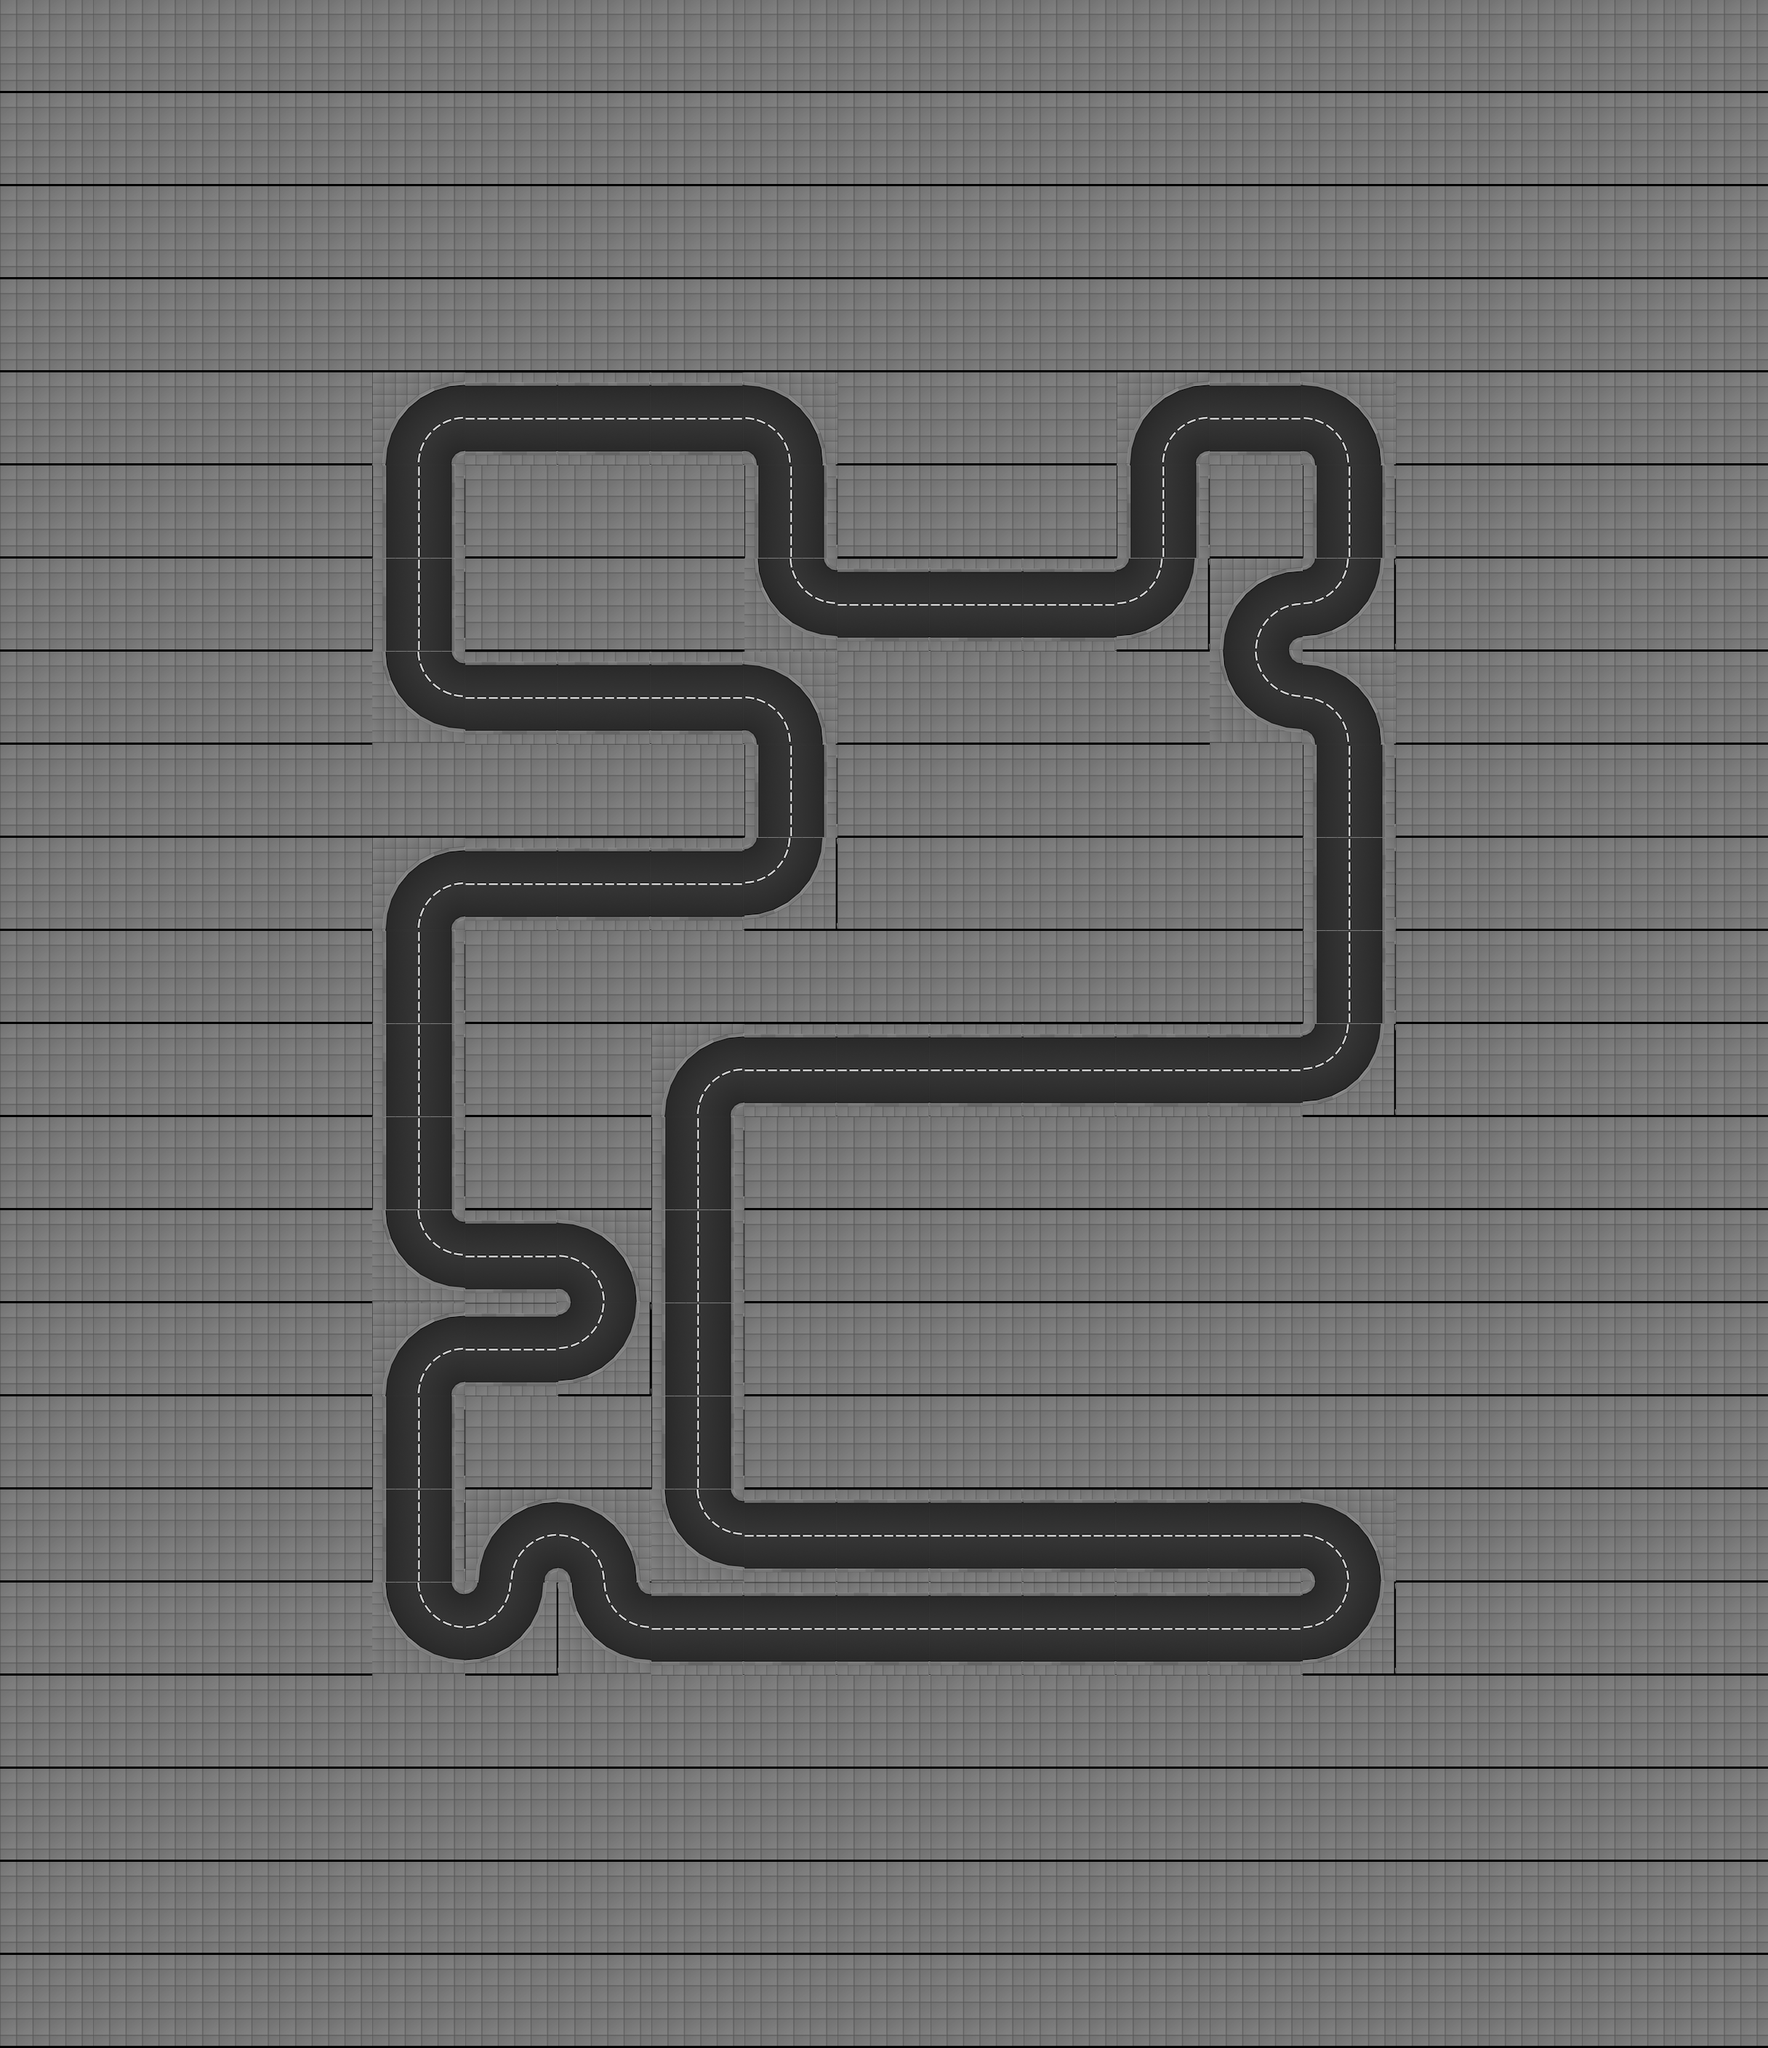

A level layout from a 2D game, rendered from its tile map. Below: a short description, then the map file with tile-grid data replaced by summaries:
An orthogonal 19x22 tile map with 128x128 px tiles, 1 tile layer (track), 2 tilesets and 471 objects (53x appartment_roof_01, 23x appartment_ground_floor_02, 17x office_07_ground_floor, 17x office_07_floor, 17x office_05_ground_floor, ...).

<map height="22" infinite="0" nextlayerid="1" nextobjectid="1" orientation="orthogonal" renderorder="right-down" tiledversion="1.2.2" tileheight="128" tilewidth="128" version="1.2" width="19"><tileset firstgid="1" source="../../gbResources/set_tiles.tsx" /><tileset firstgid="134" source="../../gbResources/set_objects.tsx" /><layer height="22" id="1" name="track" width="19"><data>[418 cells, 418 non-empty, 7 distinct tile ids]</data></layer><objectgroup id="1" name="walls"><object id="1" x="512" y="640"><polyline points="16,0 32,-64 64,-96 128,-112" /></object><object id="2" x="512" y="640"><polyline points="112,0 114,-8 120,-14 128,-16" /></object><object id="3" x="512" y="704.0"><polyline points="16,-64 16,64" /></object><object id="4" x="512" y="704.0"><polyline points="112,-64 112,64" /></object><object id="5" x="512" y="832.0"><polyline points="16,-64 16,64" /></object><object id="6" x="512" y="832.0"><polyline points="112,-64 112,64" /></object><object id="7" x="512" y="1024"><polyline points="16,-128 32,-64 64,-32 128,-16" /></object><object id="8" x="512" y="1024"><polyline points="112,-128 114,-120 120,-114 128,-112" /></object><object id="9" x="512" y="1280"><polyline points="16,0 32,-64 64,-96 128,-112" /></object><object id="10" x="512" y="1280"><polyline points="112,0 114,-8 120,-14 128,-16" /></object><object id="11" x="512" y="1344.0"><polyline points="16,-64 16,64" /></object><object id="12" x="512" y="1344.0"><polyline points="112,-64 112,64" /></object><object id="13" x="512" y="1472.0"><polyline points="16,-64 16,64" /></object><object id="14" x="512" y="1472.0"><polyline points="112,-64 112,64" /></object><object id="15" x="512" y="1600.0"><polyline points="16,-64 16,64" /></object><object id="16" x="512" y="1600.0"><polyline points="112,-64 112,64" /></object><object id="17" x="512" y="1792"><polyline points="16,-128 32,-64 64,-32 128,-16" /></object><object id="18" x="512" y="1792"><polyline points="112,-128 114,-120 120,-114 128,-112" /></object><object id="19" x="512" y="1920"><polyline points="16,0 32,-64 64,-96 128,-112" /></object><object id="20" x="512" y="1920"><polyline points="112,0 114,-8 120,-14 128,-16" /></object><object id="21" x="512" y="1984.0"><polyline points="16,-64 16,64" /></object><object id="22" x="512" y="1984.0"><polyline points="112,-64 112,64" /></object><object id="23" x="512" y="2112.0"><polyline points="16,-64 16,64" /></object><object id="24" x="512" y="2112.0"><polyline points="112,-64 112,64" /></object><object id="25" x="512" y="2304"><polyline points="16,-128 32,-64 64,-32 128,-16" /></object><object id="26" x="512" y="2304"><polyline points="112,-128 114,-120 120,-114 128,-112" /></object><object id="27" x="640" y="592.0"><polyline points="0,-64 128,-64" /></object><object id="28" x="640" y="560.0"><polyline points="0,64 128,64" /></object><object id="29" x="640" y="976.0"><polyline points="0,-64 128,-64" /></object><object id="30" x="640" y="944.0"><polyline points="0,64 128,64" /></object><object id="31" x="640" y="1232.0"><polyline points="0,-64 128,-64" /></object><object id="32" x="640" y="1200.0"><polyline points="0,64 128,64" /></object><object id="33" x="640" y="1744.0"><polyline points="0,-64 128,-64" /></object><object id="34" x="640" y="1712.0"><polyline points="0,64 128,64" /></object><object id="35" x="640" y="1872.0"><polyline points="0,-64 128,-64" /></object><object id="36" x="640" y="1840.0"><polyline points="0,64 128,64" /></object><object id="37" x="640" y="2176"><polyline points="16,0 32,-64 64,-96 128,-112" /></object><object id="38" x="640" y="2176"><polyline points="112,0 114,-8 120,-14 128,-16" /></object><object id="39" x="640" y="2304"><polyline points="112,-128 96,-64 64,-32 0,-16" /></object><object id="40" x="640" y="2304"><polyline points="16,-128 14,-120 8,-114 0,-112" /></object><object id="41" x="768" y="592.0"><polyline points="0,-64 128,-64" /></object><object id="42" x="768" y="560.0"><polyline points="0,64 128,64" /></object><object id="43" x="768" y="976.0"><polyline points="0,-64 128,-64" /></object><object id="44" x="768" y="944.0"><polyline points="0,64 128,64" /></object><object id="45" x="768" y="1232.0"><polyline points="0,-64 128,-64" /></object><object id="46" x="768" y="1200.0"><polyline points="0,64 128,64" /></object><object id="47" x="768" y="1792"><polyline points="0,-112 64,-96 96,-64 112,0" /></object><object id="48" x="768" y="1792"><polyline points="0,-16 8,-14 14,-8 16,0" /></object><object id="49" x="768" y="1920"><polyline points="112,-128 96,-64 64,-32 0,-16" /></object><object id="50" x="768" y="1920"><polyline points="16,-128 14,-120 8,-114 0,-112" /></object><object id="51" x="768" y="2176"><polyline points="0,-112 64,-96 96,-64 112,0" /></object><object id="52" x="768" y="2176"><polyline points="0,-16 8,-14 14,-8 16,0" /></object><object id="53" x="768" y="2304"><polyline points="16,-128 32,-64 64,-32 128,-16" /></object><object id="54" x="768" y="2304"><polyline points="112,-128 114,-120 120,-114 128,-112" /></object><object id="55" x="896" y="592.0"><polyline points="0,-64 128,-64" /></object><object id="56" x="896" y="560.0"><polyline points="0,64 128,64" /></object><object id="57" x="896" y="976.0"><polyline points="0,-64 128,-64" /></object><object id="58" x="896" y="944.0"><polyline points="0,64 128,64" /></object><object id="59" x="896" y="1232.0"><polyline points="0,-64 128,-64" /></object><object id="60" x="896" y="1200.0"><polyline points="0,64 128,64" /></object><object id="61" x="896" y="1536"><polyline points="16,0 32,-64 64,-96 128,-112" /></object><object id="62" x="896" y="1536"><polyline points="112,0 114,-8 120,-14 128,-16" /></object><object id="63" x="896" y="1600.0"><polyline points="16,-64 16,64" /></object><object id="64" x="896" y="1600.0"><polyline points="112,-64 112,64" /></object><object id="65" x="896" y="1728.0"><polyline points="16,-64 16,64" /></object><object id="66" x="896" y="1728.0"><polyline points="112,-64 112,64" /></object><object id="67" x="896" y="1856.0"><polyline points="16,-64 16,64" /></object><object id="68" x="896" y="1856.0"><polyline points="112,-64 112,64" /></object><object id="69" x="896" y="1984.0"><polyline points="16,-64 16,64" /></object><object id="70" x="896" y="1984.0"><polyline points="112,-64 112,64" /></object><object id="71" x="896" y="2176"><polyline points="16,-128 32,-64 64,-32 128,-16" /></object><object id="72" x="896" y="2176"><polyline points="112,-128 114,-120 120,-114 128,-112" /></object><object id="73" x="896" y="2256.0"><polyline points="0,-64 128,-64" /></object><object id="74" x="896" y="2224.0"><polyline points="0,64 128,64" /></object><object id="75" x="1024" y="640"><polyline points="0,-112 64,-96 96,-64 112,0" /></object><object id="76" x="1024" y="640"><polyline points="0,-16 8,-14 14,-8 16,0" /></object><object id="77" x="1024" y="704.0"><polyline points="16,-64 16,64" /></object><object id="78" x="1024" y="704.0"><polyline points="112,-64 112,64" /></object><object id="79" x="1024" y="896"><polyline points="16,-128 32,-64 64,-32 128,-16" /></object><object id="80" x="1024" y="896"><polyline points="112,-128 114,-120 120,-114 128,-112" /></object><object id="81" x="1024" y="1024"><polyline points="0,-112 64,-96 96,-64 112,0" /></object><object id="82" x="1024" y="1024"><polyline points="0,-16 8,-14 14,-8 16,0" /></object></objectgroup><objectgroup id="2" name="route"><!-- 1 objects omitted --></objectgroup><objectgroup id="3" name="lights"><!-- 80 objects omitted --></objectgroup><objectgroup id="4" name="slow_motion_triggers"><!-- 28 objects omitted --></objectgroup><objectgroup id="5" name="speed_up_triggers"><!-- 10 objects omitted --></objectgroup><objectgroup id="6" name="buildings"><!-- 188 objects omitted --></objectgroup><objectgroup id="7" name="spawners"><!-- 4 objects omitted --></objectgroup></map>
<!-- 389 of 471 objects omitted -->
